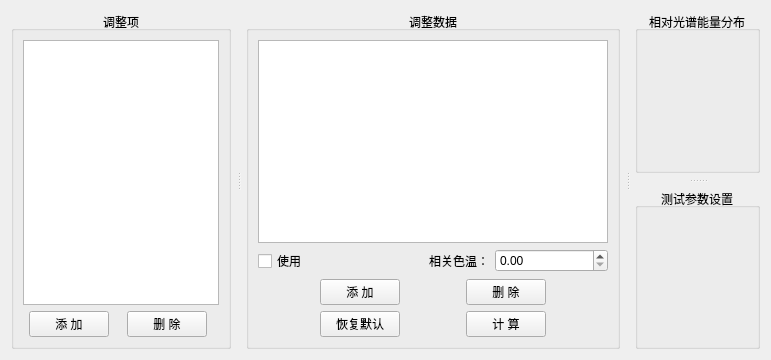
<?xml version="1.0" encoding="UTF-8"?>
<ui version="4.0">
 <class>HAdjust2EditWidget</class>
 <widget class="QWidget" name="HAdjust2EditWidget">
  <property name="geometry">
   <rect>
    <x>0</x>
    <y>0</y>
    <width>766</width>
    <height>360</height>
   </rect>
  </property>
  <property name="windowTitle">
   <string>Form</string>
  </property>
  <layout class="QGridLayout" name="gridLayout_5">
   <item row="0" column="0">
    <widget class="QSplitter" name="splitter_1">
     <property name="orientation">
      <enum>Qt::Horizontal</enum>
     </property>
     <property name="handleWidth">
      <number>15</number>
     </property>
     <widget class="QGroupBox" name="groupBox_1">
      <property name="title">
       <string>调整项</string>
      </property>
      <property name="alignment">
       <set>Qt::AlignCenter</set>
      </property>
      <layout class="QGridLayout" name="gridLayout_4">
       <item row="1" column="1">
        <widget class="QPushButton" name="pushButton_5">
         <property name="text">
          <string>添 加</string>
         </property>
        </widget>
       </item>
       <item row="1" column="4">
        <widget class="QPushButton" name="pushButton_6">
         <property name="text">
          <string>删 除</string>
         </property>
        </widget>
       </item>
       <item row="1" column="0">
        <spacer name="horizontalSpacer_4">
         <property name="orientation">
          <enum>Qt::Horizontal</enum>
         </property>
         <property name="sizeHint" stdset="0">
          <size>
           <width>12</width>
           <height>20</height>
          </size>
         </property>
        </spacer>
       </item>
       <item row="1" column="3">
        <spacer name="horizontalSpacer_3">
         <property name="orientation">
          <enum>Qt::Horizontal</enum>
         </property>
         <property name="sizeHint" stdset="0">
          <size>
           <width>11</width>
           <height>20</height>
          </size>
         </property>
        </spacer>
       </item>
       <item row="1" column="6">
        <spacer name="horizontalSpacer_10">
         <property name="orientation">
          <enum>Qt::Horizontal</enum>
         </property>
         <property name="sizeHint" stdset="0">
          <size>
           <width>12</width>
           <height>20</height>
          </size>
         </property>
        </spacer>
       </item>
       <item row="0" column="0" colspan="7">
        <widget class="QListView" name="listView"/>
       </item>
      </layout>
     </widget>
     <widget class="QGroupBox" name="groupBox_2">
      <property name="title">
       <string>调整数据</string>
      </property>
      <property name="alignment">
       <set>Qt::AlignCenter</set>
      </property>
      <layout class="QGridLayout" name="gridLayout_2">
       <item row="2" column="2" rowspan="2">
        <spacer name="horizontalSpacer_2">
         <property name="orientation">
          <enum>Qt::Horizontal</enum>
         </property>
         <property name="sizeHint" stdset="0">
          <size>
           <width>55</width>
           <height>46</height>
          </size>
         </property>
        </spacer>
       </item>
       <item row="2" column="3">
        <widget class="QPushButton" name="pushButton_2">
         <property name="text">
          <string>删 除</string>
         </property>
        </widget>
       </item>
       <item row="0" column="0" colspan="5">
        <widget class="HEntireTableWidget" name="tableWidget">
         <property name="minimumSize">
          <size>
           <width>350</width>
           <height>0</height>
          </size>
         </property>
        </widget>
       </item>
       <item row="2" column="0" rowspan="2">
        <spacer name="horizontalSpacer_1">
         <property name="orientation">
          <enum>Qt::Horizontal</enum>
         </property>
         <property name="sizeHint" stdset="0">
          <size>
           <width>56</width>
           <height>46</height>
          </size>
         </property>
        </spacer>
       </item>
       <item row="3" column="3">
        <widget class="QPushButton" name="pushButton_4">
         <property name="text">
          <string>计 算</string>
         </property>
        </widget>
       </item>
       <item row="3" column="1">
        <widget class="QPushButton" name="pushButton_3">
         <property name="text">
          <string>恢复默认</string>
         </property>
         <property name="autoDefault">
          <bool>false</bool>
         </property>
        </widget>
       </item>
       <item row="2" column="4" rowspan="2">
        <spacer name="horizontalSpacer_9">
         <property name="orientation">
          <enum>Qt::Horizontal</enum>
         </property>
         <property name="sizeHint" stdset="0">
          <size>
           <width>56</width>
           <height>46</height>
          </size>
         </property>
        </spacer>
       </item>
       <item row="2" column="1">
        <widget class="QPushButton" name="pushButton_1">
         <property name="text">
          <string>添 加</string>
         </property>
        </widget>
       </item>
       <item row="1" column="0" colspan="5">
        <layout class="QHBoxLayout" name="horizontalLayout_2">
         <item>
          <widget class="QCheckBox" name="checkBox">
           <property name="text">
            <string>使用</string>
           </property>
          </widget>
         </item>
         <item>
          <widget class="QLabel" name="label">
           <property name="text">
            <string>相关色温：</string>
           </property>
           <property name="alignment">
            <set>Qt::AlignRight|Qt::AlignTrailing|Qt::AlignVCenter</set>
           </property>
          </widget>
         </item>
         <item>
          <widget class="QDoubleSpinBox" name="doubleSpinBox"/>
         </item>
        </layout>
       </item>
      </layout>
     </widget>
     <widget class="QSplitter" name="splitter_2">
      <property name="orientation">
       <enum>Qt::Vertical</enum>
      </property>
      <property name="handleWidth">
       <number>15</number>
      </property>
      <widget class="QGroupBox" name="groupBox_4">
       <property name="title">
        <string>相对光谱能量分布</string>
       </property>
       <property name="alignment">
        <set>Qt::AlignCenter</set>
       </property>
       <layout class="QGridLayout" name="gridLayout"/>
      </widget>
      <widget class="QGroupBox" name="groupBox_3">
       <property name="title">
        <string>测试参数设置</string>
       </property>
       <property name="alignment">
        <set>Qt::AlignCenter</set>
       </property>
       <layout class="QGridLayout" name="gridLayout_3"/>
      </widget>
     </widget>
    </widget>
   </item>
  </layout>
 </widget>
 <customwidgets>
  <customwidget>
   <class>HEntireTableWidget</class>
   <extends>QTableWidget</extends>
   <header location="global">HePlugin/HEntireTableWidget.h</header>
  </customwidget>
 </customwidgets>
 <resources/>
 <connections/>
</ui>
